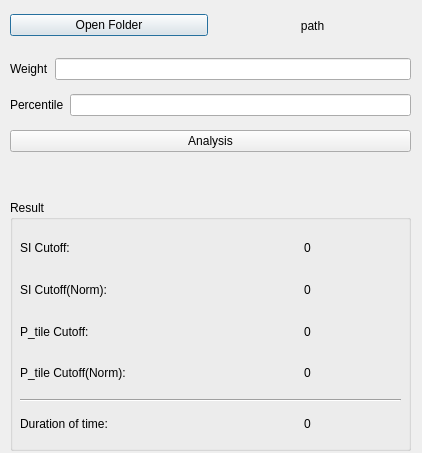
<?xml version="1.0" encoding="UTF-8"?>
<ui version="4.0">
 <class>Dialog</class>
 <widget class="QDialog" name="Dialog">
  <property name="geometry">
   <rect>
    <x>0</x>
    <y>0</y>
    <width>422</width>
    <height>453</height>
   </rect>
  </property>
  <property name="windowTitle">
   <string>Dialog</string>
  </property>
  <widget class="QWidget" name="horizontalLayoutWidget_2">
   <property name="geometry">
    <rect>
     <x>10</x>
     <y>10</y>
     <width>401</width>
     <height>31</height>
    </rect>
   </property>
   <layout class="QHBoxLayout" name="horizontalLayout_2">
    <item>
     <widget class="QPushButton" name="pushButton_open">
      <property name="text">
       <string>Open Folder</string>
      </property>
      <property name="autoRepeatInterval">
       <number>97</number>
      </property>
      <property name="autoDefault">
       <bool>true</bool>
      </property>
     </widget>
    </item>
    <item>
     <widget class="QLabel" name="path_label">
      <property name="text">
       <string>path</string>
      </property>
      <property name="alignment">
       <set>Qt::AlignCenter</set>
      </property>
     </widget>
    </item>
   </layout>
  </widget>
  <widget class="QWidget" name="verticalLayoutWidget">
   <property name="geometry">
    <rect>
     <x>10</x>
     <y>50</y>
     <width>401</width>
     <height>110</height>
    </rect>
   </property>
   <layout class="QVBoxLayout" name="verticalLayout">
    <item>
     <layout class="QHBoxLayout" name="horizontalLayout_4">
      <item>
       <widget class="QLabel" name="label_5">
        <property name="text">
         <string>Weight</string>
        </property>
       </widget>
      </item>
      <item>
       <widget class="QLineEdit" name="weight_value"/>
      </item>
     </layout>
    </item>
    <item>
     <layout class="QHBoxLayout" name="horizontalLayout_8">
      <item>
       <widget class="QLabel" name="label_6">
        <property name="text">
         <string>Percentile</string>
        </property>
       </widget>
      </item>
      <item>
       <widget class="QLineEdit" name="percentile_value"/>
      </item>
     </layout>
    </item>
    <item>
     <widget class="QPushButton" name="Analysis_Button">
      <property name="text">
       <string>Analysis</string>
      </property>
     </widget>
    </item>
   </layout>
  </widget>
  <widget class="QGroupBox" name="groupBox">
   <property name="geometry">
    <rect>
     <x>10</x>
     <y>200</y>
     <width>401</width>
     <height>251</height>
    </rect>
   </property>
   <property name="title">
    <string>Result</string>
   </property>
   <widget class="Line" name="line">
    <property name="geometry">
     <rect>
      <x>10</x>
      <y>190</y>
      <width>381</width>
      <height>20</height>
     </rect>
    </property>
    <property name="orientation">
     <enum>Qt::Horizontal</enum>
    </property>
   </widget>
   <widget class="QWidget" name="horizontalLayoutWidget">
    <property name="geometry">
     <rect>
      <x>10</x>
      <y>210</y>
      <width>381</width>
      <height>27</height>
     </rect>
    </property>
    <layout class="QHBoxLayout" name="horizontalLayout">
     <item>
      <widget class="QLabel" name="label_4">
       <property name="text">
        <string>Duration of time:</string>
       </property>
      </widget>
     </item>
     <item>
      <widget class="QLabel" name="label_3">
       <property name="text">
        <string>0</string>
       </property>
       <property name="alignment">
        <set>Qt::AlignCenter</set>
       </property>
      </widget>
     </item>
    </layout>
   </widget>
   <widget class="QWidget" name="verticalLayoutWidget_2">
    <property name="geometry">
     <rect>
      <x>10</x>
      <y>30</y>
      <width>381</width>
      <height>161</height>
     </rect>
    </property>
    <layout class="QVBoxLayout" name="verticalLayout_2">
     <item>
      <layout class="QHBoxLayout" name="horizontalLayout_5">
       <item>
        <widget class="QLabel" name="label_2">
         <property name="text">
          <string>SI Cutoff:</string>
         </property>
        </widget>
       </item>
       <item>
        <widget class="QLabel" name="SI_cut">
         <property name="text">
          <string>0</string>
         </property>
         <property name="alignment">
          <set>Qt::AlignCenter</set>
         </property>
        </widget>
       </item>
      </layout>
     </item>
     <item>
      <layout class="QHBoxLayout" name="horizontalLayout_7">
       <item>
        <widget class="QLabel" name="label_10">
         <property name="text">
          <string>SI Cutoff(Norm):</string>
         </property>
        </widget>
       </item>
       <item>
        <widget class="QLabel" name="SI_norm">
         <property name="text">
          <string>0</string>
         </property>
         <property name="alignment">
          <set>Qt::AlignCenter</set>
         </property>
        </widget>
       </item>
      </layout>
     </item>
     <item>
      <layout class="QHBoxLayout" name="horizontalLayout_9">
       <item>
        <widget class="QLabel" name="label_16">
         <property name="text">
          <string>P_tile Cutoff:</string>
         </property>
        </widget>
       </item>
       <item>
        <widget class="QLabel" name="P_cut">
         <property name="text">
          <string>0</string>
         </property>
         <property name="alignment">
          <set>Qt::AlignCenter</set>
         </property>
        </widget>
       </item>
      </layout>
     </item>
     <item>
      <layout class="QHBoxLayout" name="horizontalLayout_6">
       <item>
        <widget class="QLabel" name="label_7">
         <property name="text">
          <string>P_tile Cutoff(Norm):</string>
         </property>
        </widget>
       </item>
       <item>
        <widget class="QLabel" name="P_norm">
         <property name="text">
          <string>0</string>
         </property>
         <property name="alignment">
          <set>Qt::AlignCenter</set>
         </property>
        </widget>
       </item>
      </layout>
     </item>
    </layout>
   </widget>
  </widget>
  <widget class="QLabel" name="label">
   <property name="geometry">
    <rect>
     <x>10</x>
     <y>170</y>
     <width>401</width>
     <height>21</height>
    </rect>
   </property>
   <property name="text">
    <string/>
   </property>
   <property name="alignment">
    <set>Qt::AlignCenter</set>
   </property>
  </widget>
 </widget>
 <resources/>
 <connections>
  <connection>
   <sender>pushButton_open</sender>
   <signal>clicked()</signal>
   <receiver>Dialog</receiver>
   <slot>slot_fileopen()</slot>
   <hints>
    <hint type="sourcelabel">
     <x>129</x>
     <y>36</y>
    </hint>
    <hint type="destinationlabel">
     <x>156</x>
     <y>73</y>
    </hint>
   </hints>
  </connection>
 </connections>
 <slots>
  <slot>slot_fileopen()</slot>
  <slot>button_event()</slot>
 </slots>
</ui>
